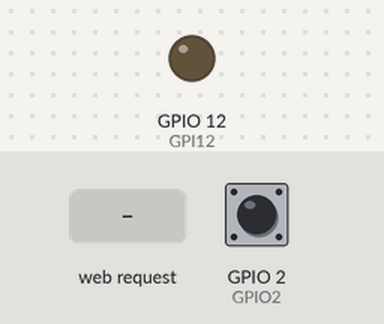
Bench run of a sketch on a simulated ESP8266 (NodeMCU). Shown: output pins drawn as LEDs (lit = HIGH). Inputs (shaded band) come from the test bench; at power-on: GPIO 2 (GPIO2) HIGH. What the sketch prints to the serial monitor is not drawn.

Above: at 1.7 s.
1.8 s: HTTP request GET /0.html received
At 2.2 s:
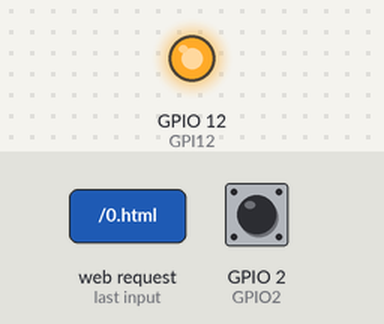
3.3 s: HTTP request GET /1.html received
At 4.5 s:
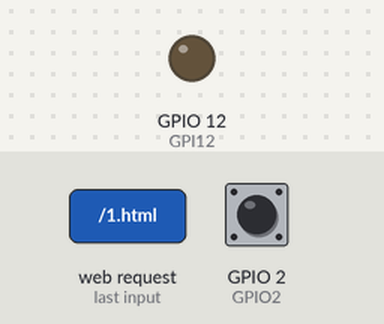
Timing chart, 0 to 6.3 s (numbered marks = the images above; inputs shaded):
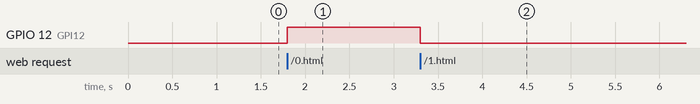

The sketch:

My_ESP8266_AP_schaltenSetlist.ino
```cpp
// Access Point modus  WLAN-Hotspot-LED "Setlist"

#include <ESP8266WiFi.h>
#include <ESP8266WebServer.h>

String html1 = "<!DOCTYPE html>\r\n<html>\r\n\
<head>\r\n<meta content=\"text/html; charset=ISO-8859-1\" http-equiv=\"content-type\">\r\n\
<title>WebSchalter</title>\r\n\
<form action=\"";
// String((val)?"/1.html":"/0.html")
String html2 = "\">\r\n<input value=\"ON/OFF\" style=\"";
String html3 = " width:5em;height:3em; font-size: 64px;\" type=\"submit\">\
</form>\r\n</head>\r\n<body>\r\n</body>\r\n</html>";

IPAddress Ip(192, 168, 1, 1);
  IPAddress NMask(255, 255, 255, 0);


ESP8266WebServer server(80);    // Server Port
int val = 1;                    //state of server: off
String Temp = "";

void Ereignis_SchalteON()       // will execute when "http://<ip address>/1.html"
{
  val = 0;                      // Relay off
  digitalWrite(12, val);         // GPI12
  Temp = html1 + String((val) ? "/1.html" : "/0.html");
  Temp += html2 + String((val) ? "BACKGROUND-COLOR: Chartreuse;" : "BACKGROUND-COLOR: DarkGray;") + html3; // Changing Backgroundcolor on/off
  server.send(200, "text/html", Temp);
}

void Ereignis_SchalteOFF()  // will execute "http://<ip address>//0.html"
{
  val = 1;                      // Relay on
  digitalWrite(12, val);         // GPI12
  Temp = html1 + String((val) ? "/1.html" : "/0.html");
  Temp += html2 + String((val) ? "BACKGROUND-COLOR: Chartreuse;" : "BACKGROUND-COLOR: DarkGray;") + html3;
  server.send(200, "text/html", Temp);
}

void Ereignis_Index()           // will execute when "http://<ip address>/"
{
  Temp = html1 + String((val) ? "/1.html" : "/0.html");
  Temp += html2 + String((val) ? "BACKGROUND-COLOR: Chartreuse;" : "BACKGROUND-COLOR: DarkGray;") + html3;
  server.send(200, "text/html", Temp);
}

void setup()
{
  digitalWrite(0, 1);           // initial state at 1 (Relay off)
  pinMode(12, OUTPUT);           // GPI12 = output
  pinMode(2, INPUT_PULLUP);     // GPIO2 = input with Pullup
  digitalWrite(0, 1);           // initial state 1 (Relay off)

  Serial.begin(115200);         // serial interface
  Serial.println("");           // empty line
  Serial.println("Starte WLAN-Hotspot \"Setlist\"");
  WiFi.mode(WIFI_AP);           // access point modus
  WiFi.softAPConfig(Ip, Ip, NMask);

  IPAddress myIP = WiFi.softAPIP();
  WiFi.softAP("Setlist", "dernordensingt");    // NAME + PASSWORD of Wi-Fi
  delay(500);                   //wait for 0,5s
  Serial.print("IP Adresse ");  //current IP address of server
  Serial.println(WiFi.softAPIP());

  server.on("/", Ereignis_Index);
  server.on("/1.html", Ereignis_SchalteON);
  server.on("/0.html", Ereignis_SchalteOFF);

  server.begin();               // Start  server
  Serial.println("HTTP Server gestartet");
}

void loop()
{
  server.handleClient();
  if (!digitalRead(2))          //If button on GPI02 pressed
  {
    val = !val;                 // switch status
    digitalWrite(0, val);
    while (!digitalRead(2))server.handleClient(); // wait until button released
  }
}
```

Measured:
- after the input at 1.8 s, GPIO 12 (GPI12): LOW → HIGH at once
- after the input at 3.3 s, GPIO 12 (GPI12): HIGH → LOW at once
